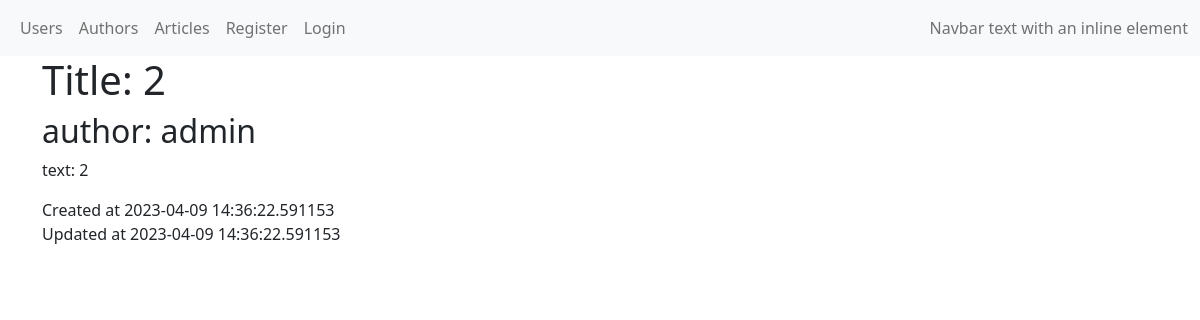
/articles/1, run on the app's committed database.
### blog/models/article.py (models this page shows, shortened)
class Article(db.Model):
    __tablename__ = 'articles'
    id = db.Column(db.Integer, primary_key=True)
    author_id = db.Column(db.Integer, ForeignKey('authors.id'), nullable=False)
    title = db.Column(db.String(255))
    text = db.Column(db.String)
    created_at = db.Column(db.DateTime, default=datetime.utcnow)
    updated_at = db.Column(db.DateTime, default=datetime.utcnow, onupdate=datetime.utcnow)
    author = relationship('Author', back_populates='article')

### blog/models/user.py (models this page shows, shortened)
class User(db.Model, UserMixin):
    __tablename__ = 'users'
    id = db.Column(db.Integer, primary_key=True)
    is_stuff = db.Column(db.Boolean)
    username = db.Column(db.String(255), unique=True, nullable=False)
    first_name = db.Column(db.String(255))
    last_name = db.Column(db.String(255))
    password = db.Column(db.String(255))
    email = db.Column(db.String(255), default="", server_default="")
    author = relationship('Author', uselist=False, back_populates='user')

### blog/article/views.py (the view)
@article.route('/<int:pk>')
def get_article(pk: int):
    try:
        selected_art = Article.query.filter_by(id=pk).one_or_none()
    except KeyError:
        raise NotFound(f'Article id {pk} is not found')
    return render_template('articles/details.html',
                           art=selected_art
                           )

### blog/templates/articles/details.html (shortened to what this page needs)
{% extends 'base.html' %}
{% block body %}
    <h1> Title: {{ art.title }} </h1>
    <h2> author: {{ art.author.user.username }} </h2>
    <p> text: {{ art['text'] }} </p>
    <div> Created at {{ art.created_at}} </div>
    <div> Updated at {{ art.updated_at}} </div>
{% endblock %}

### data on the page
Article: title "2", text "2", created_at "2023-04-09 14:36:22.591153", updated_at "2023-04-09 14:36:22.591153"
User: author.user.username "admin"
